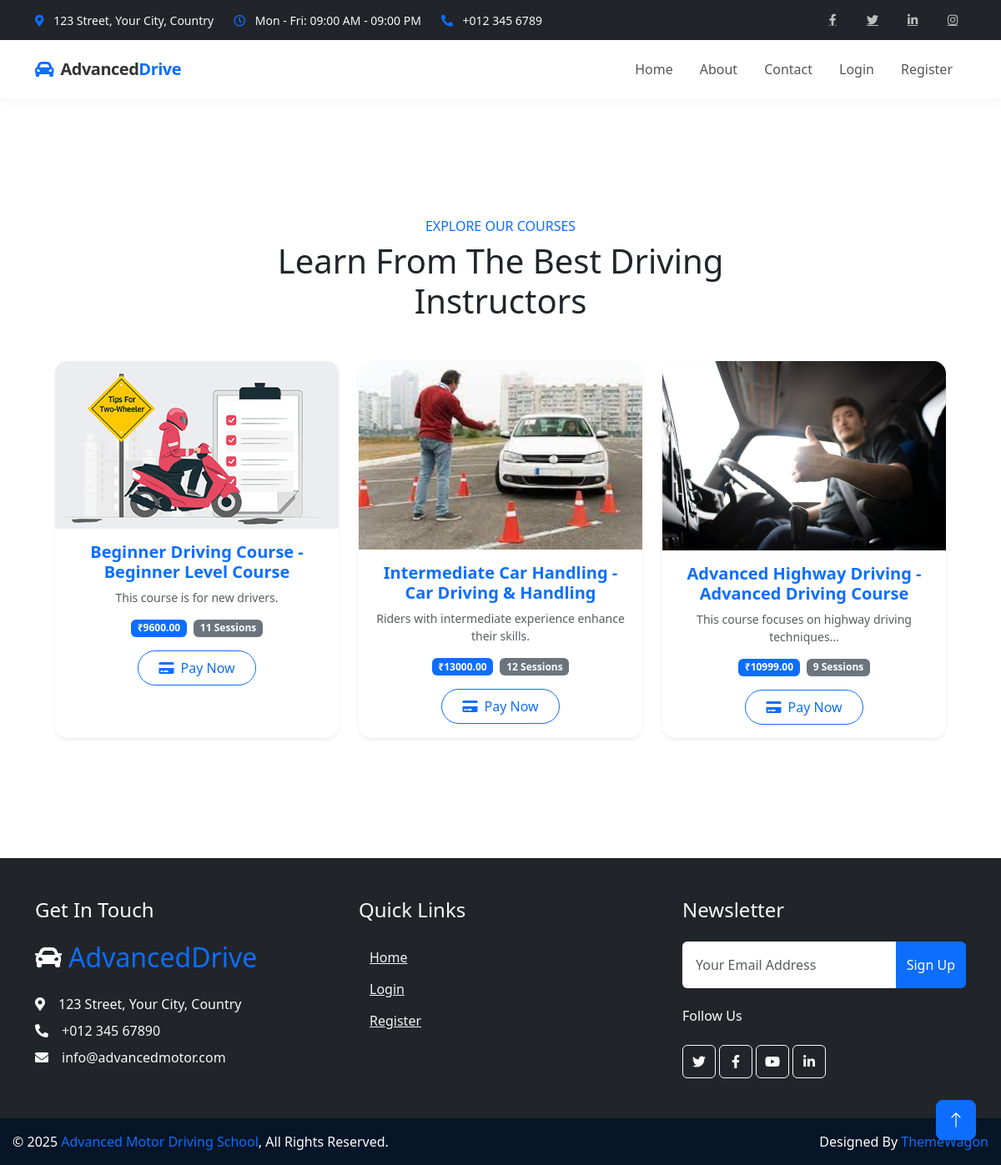
Page /courses/ on the committed database.
### students/models.py (models this page shows, shortened)
class TrainingPackage(models.Model):
    course = models.ForeignKey(Course, on_delete=models.CASCADE, related_name='packages',null=True, blank=True)
    name = models.CharField(max_length=100)
    description = models.TextField()
    vehicle_type = models.CharField(max_length=10, choices=Vehicle.VEHICLE_TYPES)
    sessions = models.PositiveIntegerField()
    price = models.DecimalField(max_digits=10, decimal_places=2)
    def __str__(self):
        return f"{self.course.title} - {self.name}"

class Course(models.Model):
    title = models.CharField(max_length=200)
    description = models.TextField()
    image = models.ImageField(upload_to='course_images/', blank=True, null=True)
    category = models.CharField(max_length=100, blank=True)
    level = models.CharField(max_length=50, choices=[('beginner', 'Beginner'), ('intermediate', 'Intermediate'), ('advanced', 'Advanced')], default='beginner')
    vehicle_type = models.CharField(max_length=10, choices=Vehicle.VEHICLE_TYPES)

### accounts/views.py (the view)
# urls.py: path('courses/', views.available_courses, name='courses'),
def available_courses(request):
    print("🔍 DEBUG: available_courses view is executing...")
    courses = Course.objects.prefetch_related('packages').all()
    print(f"📢 Found {courses.count()} courses")
    for course in courses:
        print(f"✅ Course: {course.title}, Packages: {list(course.packages.all())}")
    return render(request, "students/courses.html", {"courses": courses}) # Temporary response for testing

### students/templates/students/courses.html (shortened to what this page needs)
{% extends 'base.html' %}
{% load static %}
{% block content %}
<div class="container-xxl py-6">
    <div class="container">
        <div class="text-center mx-auto mb-5 wow fadeInUp" data-wow-delay="0.1s" style="max-width: 600px;">
            <h6 class="text-primary text-uppercase mb-2">Explore Our Courses</h6>
            <h1 class="display-6 mb-4">Learn From The Best Driving Instructors</h1>
        </div>
        <div class="row g-4 justify-content-center">
            {% for course in courses %}
            {% for package in course.packages.all %}
                <div class="col-lg-4 col-md-6">
                    <div class="card border-0 shadow-sm h-100 course-card">
                        {% if course.image %}
                            <img src="{{ course.image.url }}" class="card-img-top" alt="{{ course.title }}">
                        {% else %}
                            <img src="{% static 'img/default-course.jpg' %}" class="card-img-top" alt="Default Image">
                        {% endif %}
                        <div class="card-body text-center">
                            <h5 class="card-title text-primary">{{ course.title }} - {{ package.name }}</h5>
                            <p class="text-muted small">{{ course.description|truncatewords:15 }}</p>
                            <div class="d-flex justify-content-center mb-3">
                                <span class="badge bg-primary me-2">₹{{ package.price }}</span>
                                <span class="badge bg-secondary">{{ package.sessions }} Sessions</span>
                            </div>
                            <a href="javascript:void(0)" onclick="payNow('{{ package.id }}')" class="btn btn-outline-primary rounded-pill px-4 py-2">
                                <i class="fas fa-credit-card me-1"></i> Pay Now
                            </a>
                        </div>
                    </div>
                </div>
            {% endfor %}
            {% empty %}
                <p class="text-center">No courses available at the moment.</p>
            {% endfor %}
        </div>
    </div>
</div>
{% endblock %}

### templates/base.html (shortened to what this page needs)
<!DOCTYPE html>
<html lang="en">
<head>
    <link href="https://cdnjs.cloudflare.com/ajax/libs/font-awesome/5.10.0/css/all.min.css" rel="stylesheet">
    <link href="https://cdn.jsdelivr.net/npm/bootstrap-icons@1.4.1/font/bootstrap-icons.css" rel="stylesheet">
    <link href="/static/lib/animate/animate.min.css" rel="stylesheet">
    <link href="/static/lib/owlcarousel/assets/owl.carousel.min.css" rel="stylesheet">
    <link href="https://cdn.jsdelivr.net/npm/bootstrap@5.3.0-alpha1/dist/css/bootstrap.min.css" rel="stylesheet">
    <link href="/static/css/style.css" rel="stylesheet">
</head>
<body>
    <header class="topbar bg-dark text-light py-2">
        <div class="container">
            <div class="row align-items-center">
                <div class="col-lg-7 d-none d-lg-block">
                    <div class="d-flex align-items-center">
                        <div class="me-4">
                            <i class="fas fa-map-marker-alt text-primary me-2"></i>
                            <span class="fs-sm">123 Street, Your City, Country</span>
                        </div>
                        <div class="me-4">
                            <i class="far fa-clock text-primary me-2"></i>
                            <span class="fs-sm">Mon - Fri: 09:00 AM - 09:00 PM</span>
                        </div>
                        <div>
                            <i class="fas fa-phone-alt text-primary me-2"></i>
                            <span class="fs-sm">+012 345 6789</span>
                        </div>
                    </div>
                </div>
                <div class="col-lg-5 d-none d-lg-block">
                    <div class="d-flex justify-content-end align-items-center h-100">
                        <nav class="social-nav">
                            <ul class="d-flex list-unstyled gap-3 align-items-center m-0">
                                <li><a href="#" aria-label="Facebook" class="social-link"><i class="fab fa-facebook-f"></i></a></li>
                                <li><a href="#" aria-label="Twitter" class="social-link"><i class="fab fa-twitter"></i></a></li>
                                <li><a href="#" aria-label="LinkedIn" class="social-link"><i class="fab fa-linkedin-in"></i></a></li>
                                <li><a href="#" aria-label="Instagram" class="social-link"><i class="fab fa-instagram"></i></a></li>
                            </ul>
                        </nav>
                    </div>
                </div>
            </div>
        </div>
    </header>
    <header class="site-header">
        <div class="container">
          <nav class="navbar">
            <a href="{% url 'accounts:home' %}" class="navbar-brand">
              <span class="logo-icon"><i class="fas fa-car-alt"></i></span>
              <span class="logo-text">Advanced<span class="text-primary">Drive</span></span>
            </a>
            <div class="navbar-menu">
              <ul class="nav-list">
                <li><a href="{% url 'accounts:home' %}" class="nav-link">Home</a></li>
                <li><a href="{% url 'accounts:about' %}" class="nav-link">About</a></li>
                <li><a href="{% url 'accounts:contact' %}" class="nav-link">Contact</a></li>
                {% if user.is_authenticated %}
                  {% if user.is_superuser %}
                    <li class="nav-dropdown">
                      <a href="#" class="nav-link dropdown-toggle">Trainer</a>
                      <ul class="dropdown-menu">
                        <li><a href="{% url 'trainers:dashboard' %}">Dashboard</a></li>
                        {% comment %} <li><a href="{% url 'accounts:profile' %}">My Profile</a></li> {% endcomment %}
                      </ul>
                    </li>
                    <li><a href="{% url 'accounts:logout' %}" class="nav-link">Logout</a></li>
                  {% elif user.is_trainer %}
                    <li class="nav-dropdown">
                      <a href="#" class="nav-link dropdown-toggle">Trainer</a>
                      <ul class="dropdown-menu">
                        <li><a href="{% url 'trainers:dashboard' %}">Dashboard</a></li>
                        <li><a href="{% url 'accounts:profile' %}">My Profile</a></li>
                      </ul>
                    </li>
                    <li><a href="{% url 'accounts:logout' %}" class="nav-link">Logout</a></li>
                  {% else %}
                    <li class="nav-dropdown">
                      <a href="#" class="nav-link dropdown-toggle">Student</a>
                      <ul class="dropdown-menu">
                        <li><a href="{% url 'students:dashboard' %}">Dashboard</a></li>
                        <li><a href="{% url 'students:tutorials' %}">Tutorials</a></li>
                        <li><a href="{% url 'students:courses' %}">Book Session</a></li>
                        <li><a href="{% url 'accounts:profile' %}">My Profile</a></li>
                      </ul>
                    </li>
                    <li><a href="{% url 'accounts:logout' %}" class="nav-link">Logout</a></li>
                  {% endif %}
                {% else %}
                  <li><a href="{% url 'accounts:login' %}" class="nav-link">Login</a></li>
                  <li><a href="{% url 'accounts:register' %}" class="nav-link">Register</a></li>
                {% endif %}
              </ul>
            </div>
          </nav>
        </div>
      </header>
    <div class="container py-5">
        {% block content %}{% endblock %}
    </div>
    <footer class="footer bg-dark text-light">
        <div class="container">
            <div class="row g-5">
                <div class="col-lg-4 col-md-6">
                    <h4 class="text-white mb-4">Get In Touch</h4>
                    <h2 class="text-primary mb-4"><i class="fa fa-car text-white me-2"></i>AdvancedDrive</h2>
                    <p class="mb-2"><i class="fa fa-map-marker-alt me-3"></i>123 Street, Your City, Country</p>
                    <p class="mb-2"><i class="fa fa-phone-alt me-3"></i>+012 345 67890</p>
                    <p class="mb-2"><i class="fa fa-envelope me-3"></i>info@advancedmotor.com</p>
                </div>
                <div class="col-lg-4 col-md-6">
                    <h4 class="text-light mb-4">Quick Links</h4>
                    <a class="btn btn-link" href="{% url 'accounts:home' %}">Home</a>
                    {% if user.is_authenticated %}
                        {% if user.is_trainer %}
                            <a class="btn btn-link" href="{% url 'trainers:dashboard' %}">Trainer Dashboard</a>
                        {% else %}
                            <a class="btn btn-link" href="{% url 'students:dashboard' %}">Student Dashboard</a>
                            <a class="btn btn-link" href="{% url 'students:tutorials' %}">Tutorials</a>
                            <a class="btn btn-link" href="{% url 'students:courses' %}">Book Session</a>
                        {% endif %}
                    {% else %}
                        <a class="btn btn-link" href="{% url 'accounts:login' %}">Login</a>
                        <a class="btn btn-link" href="{% url 'accounts:register' %}">Register</a>
                    {% endif %}
                </div>
                <div class="col-lg-4 col-md-6">
                    <h4 class="text-light mb-4">Newsletter</h4>
                    <form action="">
                        <div class="input-group">
                            <input type="text" class="form-control p-3 border-0" placeholder="Your Email Address">
                            <button class="btn btn-primary">Sign Up</button>
                        </div>
                    </form>
                    <h6 class="text-white mt-4 mb-3">Follow Us</h6>
                    <div class="d-flex pt-2">
                        <a class="btn btn-square btn-outline-light me-1" href=""><i class="fab fa-twitter"></i></a>
                        <a class="btn btn-square btn-outline-light me-1" href=""><i class="fab fa-facebook-f"></i></a>
                        <a class="btn btn-square btn-outline-light me-1" href=""><i class="fab fa-youtube"></i></a>
                        <a class="btn btn-square btn-outline-light" href=""><i class="fab fa-linkedin-in"></i></a>
                    </div>
                </div>
            </div>
        </div>
    </footer>
    <div class="copyright">
        <div class="container-fluid">
            <div class="row">
                <div class="col-md-6 text-center text-md-start mb-3 mb-md-0">
                    &copy; {% now "Y" %} <a href="#">Advanced Motor Driving School</a>, All Rights Reserved.
                </div>
                <div class="col-md-6 text-center text-md-end">
                    Designed By <a href="#">ThemeWagon</a>
                </div>
            </div>
        </div>
    </div>
    <a href="#" class="btn btn-lg btn-primary btn-lg-square back-to-top"><i class="bi bi-arrow-up"></i></a>
</body>
</html>

### rows in the picture
Course: title "Beginner Driving Course", description "This course is for new drivers."
TrainingPackage: image (picture), name "Beginner Level Course", price "9600.00", sessions "11"
Course: title "Intermediate Car Handling", description "Riders with intermediate experience enhance their skills."
TrainingPackage: image (picture), name "Car Driving & Handling", price "13000.00", sessions "12"
Course: title "Advanced Highway Driving", description "This course focuses on highway driving techniques..."
TrainingPackage: image (picture), name "Advanced Driving Course", price "10999.00", sessions "9"
